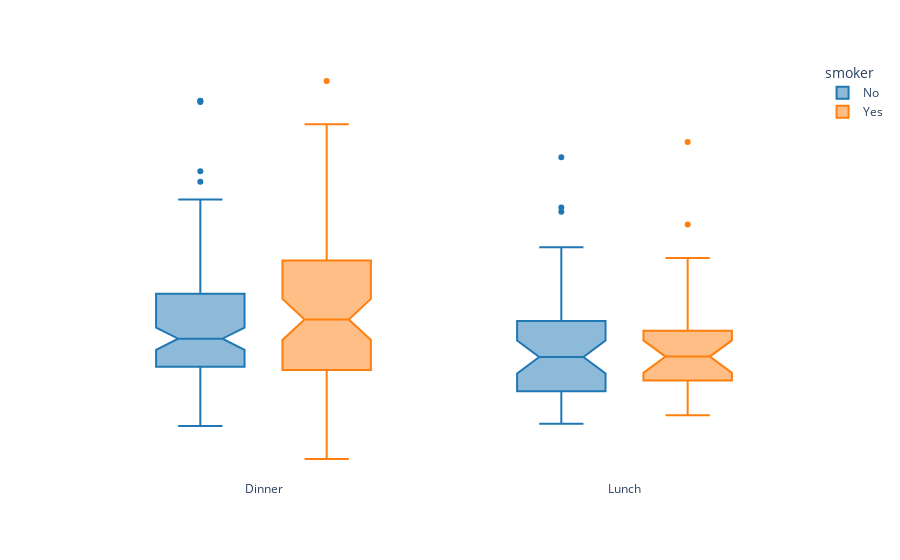

The cell this chart's notebook holds for it:
### Code cell
box(df, "time", "total_bill", color="smoker")

### Figure 1 — Plotly figure (JSON) as saved in the notebook; plotly's stock layout.template omitted (floating-point values rounded to 4 significant figures; data arrays with more than 128 entries replaced by an {"elided": "..."} marker saying what was removed)
{"data": [{"alignmentgroup": "True", "hovertemplate": "smoker=No<br>time=%{x}<br>total_bill=%{y}<extra></extra>", "legendgroup": "No", "marker": {"color": "#1F77B4"}, "name": "No", "notched": true, "offsetgroup": "No", "orientation": "v", "showlegend": true, "type": "box", "x": {"elided": "151 str values"}, "x0": " ", "xaxis": "x", "y": {"elided": "151 float values"}, "y0": " ", "yaxis": "y"}, {"alignmentgroup": "True", "hovertemplate": "smoker=Yes<br>time=%{x}<br>total_bill=%{y}<extra></extra>", "legendgroup": "Yes", "marker": {"color": "#FF7F0E"}, "name": "Yes", "notched": true, "offsetgroup": "Yes", "orientation": "v", "showlegend": true, "type": "box", "x": ["Dinner", "Dinner", "Dinner", "Dinner", "Dinner", "Dinner", "Dinner", "Dinner", "Dinner", "Dinner", "Dinner", "Lunch", "Lunch", "Dinner", "Dinner", "Dinner", "Dinner", "Dinner", "Dinner", "Dinner", "Dinner", "Dinner", "Dinner", "Dinner", "Dinner", "Dinner", "Dinner", "Dinner", "Lunch", "Dinner", "Dinner", "Dinner", "Dinner", "Dinner", "Dinner", "Dinner", "Dinner", "Dinner", "Dinner", "Dinner", "Dinner", "Dinner", "Dinner", "Dinner", "Dinner", "Dinner", "Dinner", "Dinner", "Dinner", "Dinner", "Dinner", "Dinner", "Lunch", "Lunch", "Lunch", "Lunch", "Lunch", "Lunch", "Lunch", "Lunch", "Lunch", "Lunch", "Lunch", "Lunch", "Lunch", "Lunch", "Dinner", "Dinner", "Dinner", "Dinner", "Dinner", "Dinner", "Dinner", "Dinner", "Dinner", "Dinner", "Dinner", "Dinner", "Dinner", "Lunch", "Lunch", "Lunch", "Lunch", "Lunch", "Lunch", "Dinner", "Dinner", "Dinner", "Dinner", "Dinner", "Dinner", "Dinner", "Dinner"], "x0": " ", "xaxis": "x", "y": [38.01, 11.24, 20.29, 13.81, 11.02, 18.29, 3.07, 15.01, 26.86, 25.28, 17.92, 19.44, 32.68, 28.97, 5.75, 16.32, 40.17, 27.28, 12.03, 21.01, 11.35, 15.38, 44.3, 22.42, 15.36, 20.49, 25.21, 14.31, 16, 17.51, 10.59, 10.63, 50.81, 15.81, 7.25, 31.85, 16.82, 32.9, 17.89, 14.48, 9.6, 34.63, 34.65, 23.33, 45.35, 23.17, 40.55, 20.9, 30.46, 18.15, 23.1, 15.69, 19.81, 28.44, 15.48, 16.58, 10.34, 43.11, 13, 13.51, 18.71, 12.74, 13, 16.4, 20.53, 16.47, 26.59, 38.73, 24.27, 12.76, 30.06, 25.89, 13.27, 28.17, 12.9, 28.15, 11.59, 7.74, 30.14, 12.16, 13.42, 8.58, 13.42, 16.27, 10.09, 22.12, 24.01, 15.69, 15.53, 12.6, 32.83, 27.18, 22.67], "y0": " ", "yaxis": "y"}], "layout": {"autosize": false, "boxmode": "group", "legend": {"title": {"text": "smoker"}, "tracegroupgap": 0}, "margin": {"t": 60}, "plot_bgcolor": "rgba(0,0,0,0)", "title": {"x": 0.46}, "uniformtext": {"minsize": 5}, "xaxis": {"anchor": "y", "automargin": true, "domain": [0, 1], "title": {}}, "yaxis": {"anchor": "x", "automargin": true, "domain": [0, 1], "title": {}, "visible": false}}}
